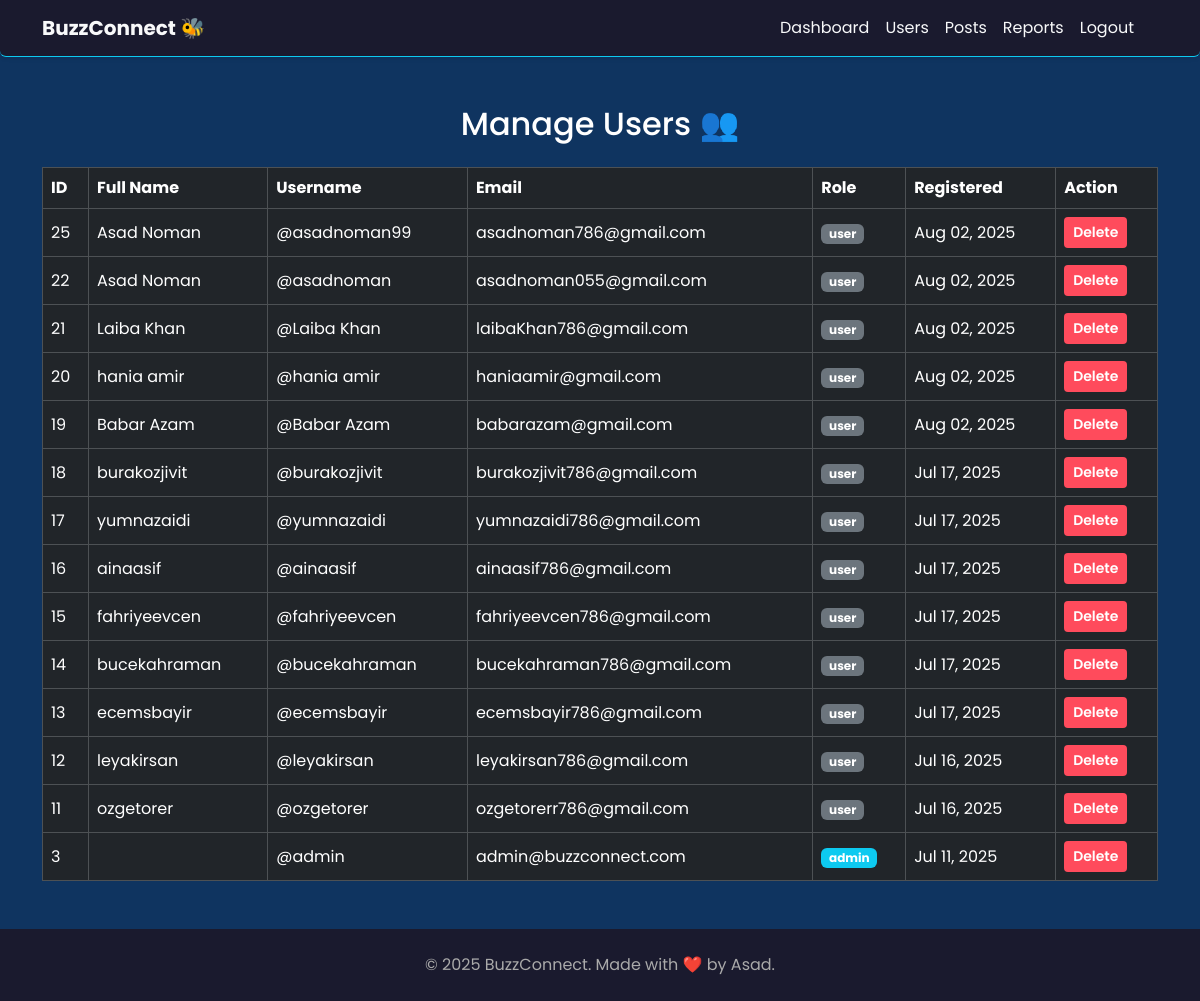
The app's page /users.php (signed in) with its own data.
### tables this page shows
CREATE TABLE `users` (
  `id` int(11) NOT NULL,
  `fullname` varchar(100) DEFAULT NULL,
  `username` varchar(50) NOT NULL,
  `email` varchar(100) NOT NULL,
  `password` varchar(255) NOT NULL,
  `bio` text DEFAULT NULL,
  `profile_pic` varchar(255) DEFAULT NULL,
  `created_at` timestamp NOT NULL DEFAULT current_timestamp(),
  `role` enum('user','admin') DEFAULT 'user',
  `name` varchar(100) DEFAULT NULL
);

### users.php (the view, shortened to what this page needs)
<?php
require_once "../includes/db.php";
$stmt = $conn->prepare("SELECT id, fullname, username, email, role, created_at FROM users ORDER BY created_at DESC");
$stmt->execute();
$users = $stmt->fetchAll();
?>
<!DOCTYPE html>
<html lang="en">
<head>
  <link href="https://cdn.jsdelivr.net/npm/bootstrap@5.3.3/dist/css/bootstrap.min.css" rel="stylesheet">
</head>
<body>
<?php include "../includes/header.php"; ?>
<div class="container mt-5">
  <h2 class="mb-4 text-center">Manage Users 👥</h2>
  <table class="table table-dark table-bordered table-hover">
    <thead>
      <tr>
        <th>ID</th>
        <th>Full Name</th>
        <th>Username</th>
        <th>Email</th>
        <th>Role</th>
        <th>Registered</th>
        <th>Action</th>
      </tr>
    </thead>
    <tbody>
      <?php foreach ($users as $user): ?>
        <tr>
          <td><?= $user['id'] ?></td>
          <td><?= htmlspecialchars($user['fullname']) ?></td>
          <td>@<?= htmlspecialchars($user['username']) ?></td>
          <td><?= htmlspecialchars($user['email']) ?></td>
          <td><span class="badge bg-<?= $user['role'] === 'admin' ? 'info' : 'secondary' ?>"><?= $user['role'] ?></span></td>
          <td><?= date('M d, Y', strtotime($user['created_at'])) ?></td>
          <td>
            <form action="delete_user.php" method="POST" onsubmit="return confirm('Are you sure to delete this user?');">
              <button type="submit" class="btn btn-sm btn-delete">Delete</button>
            </form>
          </td>
        </tr>
      <?php endforeach; ?>
    </tbody>
  </table>
</div>
<?php include "../includes/footer.php"; ?>
</body>
</html>

### header.php (shortened to what this page needs)
<?php
$is_logged_in = isset($_SESSION['user_id']);
$is_admin = ($is_logged_in && isset($_SESSION['role']) && $_SESSION['role'] === 'admin');
?>
<nav class="navbar navbar-expand-lg shadow-sm border-bottom border-info rounded-bottom sticky-top" style="background-color: #1a1a2e;">
    <div class="container">
        <a class="navbar-brand text-light fw-bold" href="<?= $is_admin ? '../admin/dashboard.php' : '../users/dashboard.php' ?>">
            BuzzConnect 🐝
        </a>
        <?php if ($is_logged_in): ?>
            <div class="ms-auto d-flex align-items-center">
                <ul class="navbar-nav me-3">
                    <?php if ($is_admin): ?>
                        <li class="nav-item"><a class="nav-link text-light" href="../admin/dashboard.php">Dashboard</a></li>
                        <li class="nav-item"><a class="nav-link text-light" href="../admin/users.php">Users</a></li>
                        <li class="nav-item"><a class="nav-link text-light" href="../admin/posts.php">Posts</a></li>
                        <li class="nav-item"><a class="nav-link text-light" href="../admin/reports.php">Reports</a></li>
                    <?php endif; ?>
                    <li class="nav-item"><a class="nav-link text-light" href="../auth/logout.php">Logout</a></li>
                </ul>
            </div>
        <?php endif; ?>
    </div>
</nav>

### footer.php (shortened to what this page needs)
<footer class="text-center mt-5 py-4" style="background-color: #1a1a2e; color: #aaa;">
    <div class="container">
        <p class="mb-0">&copy; <?= date('Y') ?> BuzzConnect. Made with ❤️ by Asad.</p>
    </div>
</footer>

### users.php (style rules this page uses)
body { font-family: 'Poppins', sans-serif; background-color: #0f3460; color: #fff; }
.table-dark th, .table-dark td { vertical-align: middle; }
.btn-delete { background-color: #ff4b5c; color: #fff; font-weight: 600; }

### records on screen
users: id "25", fullname "Asad Noman", username "asadnoman99", email "asadnoman786@gmail.com", role "user", created_at "Aug 02, 2025"
users: id "22", fullname "Asad Noman", username "asadnoman", email "asadnoman055@gmail.com", role "user", created_at "Aug 02, 2025"
users: id "21", fullname "Laiba Khan", username "Laiba Khan", email "laibaKhan786@gmail.com", role "user", created_at "Aug 02, 2025"
users: id "20", fullname "hania amir", username "hania amir", email "haniaamir@gmail.com", role "user", created_at "Aug 02, 2025"
users: id "19", fullname "Babar Azam", username "Babar Azam", email "babarazam@gmail.com", role "user", created_at "Aug 02, 2025"
users: id "18", fullname "burakozjivit", username "burakozjivit", email "burakozjivit786@gmail.com", role "user", created_at "Jul 17, 2025"
users: id "17", fullname "yumnazaidi", username "yumnazaidi", email "yumnazaidi786@gmail.com", role "user", created_at "Jul 17, 2025"
users: id "16", fullname "ainaasif", username "ainaasif", email "ainaasif786@gmail.com", role "user", created_at "Jul 17, 2025"
users: id "15", fullname "fahriyeevcen", username "fahriyeevcen", email "fahriyeevcen786@gmail.com", role "user", created_at "Jul 17, 2025"
users: id "14", fullname "bucekahraman", username "bucekahraman", email "bucekahraman786@gmail.com", role "user", created_at "Jul 17, 2025"
users: id "13", fullname "ecemsbayir", username "ecemsbayir", email "ecemsbayir786@gmail.com", role "user", created_at "Jul 17, 2025"
users: id "12", fullname "leyakirsan", username "leyakirsan", email "leyakirsan786@gmail.com", role "user", created_at "Jul 16, 2025"
users: id "11", fullname "ozgetorer", username "ozgetorer", email "ozgetorerr786@gmail.com", role "user", created_at "Jul 16, 2025"
users: id "3", username "admin", email "admin@buzzconnect.com", role "admin", created_at "Jul 11, 2025"
